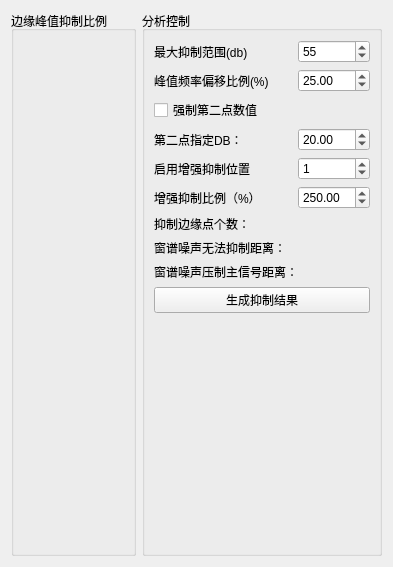
         <widget class="QWidget" name="tab_WndFFTPartResult">
          <attribute name="title">
           <string>窗函数频谱抑制输出</string>
          </attribute>
          <layout class="QHBoxLayout" name="horizontalLayout_6">
           <item>
            <widget class="QGroupBox" name="groupBox_SpecConstrainRatio">
             <property name="title">
              <string>边缘峰值抑制比例</string>
             </property>
             <layout class="QHBoxLayout" name="HLayout_WndSepcConstrainOutput"/>
            </widget>
           </item>
           <item>
            <widget class="QGroupBox" name="groupBox_10">
             <property name="minimumSize">
              <size>
               <width>240</width>
               <height>80</height>
              </size>
             </property>
             <property name="maximumSize">
              <size>
               <width>240</width>
               <height>16777215</height>
              </size>
             </property>
             <property name="title">
              <string>分析控制</string>
             </property>
             <layout class="QVBoxLayout" name="verticalLayout_7">
              <item>
               <layout class="QHBoxLayout" name="horizontalLayout_7">
                <item>
                 <widget class="QLabel" name="label_MaxConstrainDbPos">
                  <property name="text">
                   <string>最大抑制范围(db)</string>
                  </property>
                 </widget>
                </item>
                <item>
                 <widget class="QSpinBox" name="SBox_MaxConstrainDbPos">
                  <property name="minimumSize">
                   <size>
                    <width>72</width>
                    <height>0</height>
                   </size>
                  </property>
                  <property name="maximumSize">
                   <size>
                    <width>72</width>
                    <height>16777215</height>
                   </size>
                  </property>
                  <property name="maximum">
                   <number>140</number>
                  </property>
                  <property name="value">
                   <number>55</number>
                  </property>
                 </widget>
                </item>
               </layout>
              </item>
              <item>
               <layout class="QHBoxLayout" name="horizontalLayout_18">
                <item>
                 <widget class="QLabel" name="label_PeakFreqDriftRatio">
                  <property name="text">
                   <string>峰值频率偏移比例(%)</string>
                  </property>
                 </widget>
                </item>
                <item>
                 <widget class="QDoubleSpinBox" name="DSBox_PeakFreqDriftRatio">
                  <property name="minimumSize">
                   <size>
                    <width>72</width>
                    <height>0</height>
                   </size>
                  </property>
                  <property name="maximumSize">
                   <size>
                    <width>72</width>
                    <height>16777215</height>
                   </size>
                  </property>
                  <property name="maximum">
                   <double>50.000000000000000</double>
                  </property>
                  <property name="value">
                   <double>25.000000000000000</double>
                  </property>
                 </widget>
                </item>
               </layout>
              </item>
              <item>
               <widget class="QCheckBox" name="checkBox_forcePt2DBVal">
                <property name="text">
                 <string>强制第二点数值</string>
                </property>
                <property name="checkable">
                 <bool>false</bool>
                </property>
                <property name="checked">
                 <bool>false</bool>
                </property>
               </widget>
              </item>
              <item>
               <layout class="QHBoxLayout" name="horizontalLayout_19">
                <item>
                 <widget class="QLabel" name="label_forcePt2DBVal">
                  <property name="text">
                   <string>第二点指定DB：</string>
                  </property>
                 </widget>
                </item>
                <item>
                 <widget class="QDoubleSpinBox" name="DSBox_forcePt2DBVal">
                  <property name="enabled">
                   <bool>true</bool>
                  </property>
                  <property name="minimumSize">
                   <size>
                    <width>72</width>
                    <height>0</height>
                   </size>
                  </property>
                  <property name="maximumSize">
                   <size>
                    <width>72</width>
                    <height>16777215</height>
                   </size>
                  </property>
                  <property name="value">
                   <double>20.000000000000000</double>
                  </property>
                 </widget>
                </item>
               </layout>
              </item>
              <item>
               <layout class="QHBoxLayout" name="horizontalLayout_16">
                <item>
                 <widget class="QLabel" name="label_EnhanceConstrainPos">
                  <property name="text">
                   <string>启用增强抑制位置</string>
                  </property>
                 </widget>
                </item>
                <item>
                 <widget class="QSpinBox" name="SBox__EnheaceConstrainPos">
                  <property name="minimumSize">
                   <size>
                    <width>72</width>
                    <height>0</height>
                   </size>
                  </property>
                  <property name="maximumSize">
                   <size>
                    <width>72</width>
                    <height>16777215</height>
                   </size>
                  </property>
                  <property name="maximum">
                   <number>20</number>
                  </property>
                  <property name="value">
                   <number>1</number>
                  </property>
                  <property name="displayIntegerBase">
                   <number>10</number>
                  </property>
                 </widget>
                </item>
               </layout>
              </item>
              <item>
               <layout class="QHBoxLayout" name="horizontalLayout_17">
                <item>
                 <widget class="QLabel" name="label_EnhanceConstrainRatio">
                  <property name="text">
                   <string>增强抑制比例（%）</string>
                  </property>
                 </widget>
                </item>
                <item>
                 <widget class="QDoubleSpinBox" name="DSbox_EnhanceConstrainRatio">
                  <property name="minimumSize">
                   <size>
                    <width>72</width>
                    <height>0</height>
                   </size>
                  </property>
                  <property name="maximumSize">
                   <size>
                    <width>72</width>
                    <height>16777215</height>
                   </size>
                  </property>
                  <property name="maximum">
                   <double>1000.000000000000000</double>
                  </property>
                  <property name="value">
                   <double>250.000000000000000</double>
                  </property>
                 </widget>
                </item>
               </layout>
              </item>
              <item>
               <widget class="QLabel" name="label_constrainSidePtCount">
                <property name="text">
                 <string>抑制边缘点个数：</string>
                </property>
               </widget>
              </item>
              <item>
               <widget class="QLabel" name="label_NoiseUnConstrainFreqInterval">
                <property name="text">
                 <string>窗谱噪声无法抑制距离：</string>
                </property>
               </widget>
              </item>
              <item>
               <widget class="QLabel" name="label_NoiseToBeSignalFreqInterval">
                <property name="text">
                 <string>窗谱噪声压制主信号距离：</string>
                </property>
               </widget>
              </item>
              <item>
               <widget class="QPushButton" name="btn_GenWndSpecConstrainResult">
                <property name="text">
                 <string>生成抑制结果</string>
                </property>
               </widget>
              </item>
              <item>
               <spacer name="verticalSpacer_4">
                <property name="orientation">
                 <enum>Qt::Vertical</enum>
                </property>
                <property name="sizeHint" stdset="0">
                 <size>
                  <width>20</width>
                  <height>231</height>
                 </size>
                </property>
               </spacer>
              </item>
             </layout>
            </widget>
           </item>
          </layout>
         </widget>
